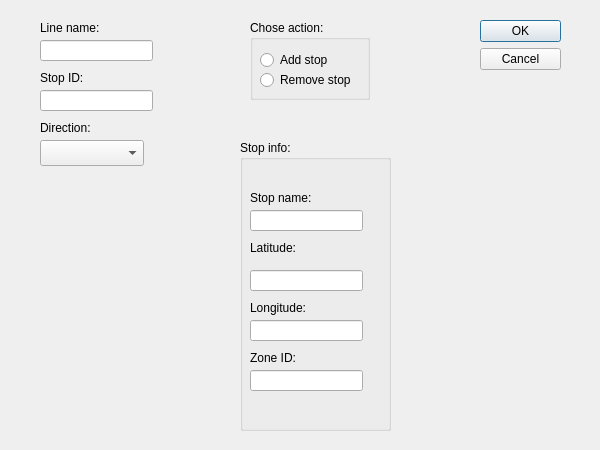
<?xml version="1.0" encoding="UTF-8"?>
<ui version="4.0">
 <class>LineChangeStop</class>
 <widget class="QDialog" name="LineChangeStop">
  <property name="geometry">
   <rect>
    <x>0</x>
    <y>0</y>
    <width>600</width>
    <height>450</height>
   </rect>
  </property>
  <property name="windowTitle">
   <string>Change line</string>
  </property>
  <widget class="QDialogButtonBox" name="buttonBox">
   <property name="geometry">
    <rect>
     <x>480</x>
     <y>20</y>
     <width>81</width>
     <height>241</height>
    </rect>
   </property>
   <property name="orientation">
    <enum>Qt::Vertical</enum>
   </property>
   <property name="standardButtons">
    <set>QDialogButtonBox::Cancel|QDialogButtonBox::Ok</set>
   </property>
  </widget>
  <widget class="QLineEdit" name="line">
   <property name="geometry">
    <rect>
     <x>40</x>
     <y>40</y>
     <width>113</width>
     <height>21</height>
    </rect>
   </property>
  </widget>
  <widget class="QLabel" name="label">
   <property name="geometry">
    <rect>
     <x>40</x>
     <y>20</y>
     <width>91</width>
     <height>16</height>
    </rect>
   </property>
   <property name="text">
    <string>Line name:</string>
   </property>
  </widget>
  <widget class="QLabel" name="label_2">
   <property name="geometry">
    <rect>
     <x>40</x>
     <y>70</y>
     <width>60</width>
     <height>16</height>
    </rect>
   </property>
   <property name="text">
    <string>Stop ID:</string>
   </property>
  </widget>
  <widget class="QLabel" name="label_3">
   <property name="geometry">
    <rect>
     <x>40</x>
     <y>120</y>
     <width>60</width>
     <height>16</height>
    </rect>
   </property>
   <property name="text">
    <string>Direction:</string>
   </property>
  </widget>
  <widget class="QLineEdit" name="stop">
   <property name="geometry">
    <rect>
     <x>40</x>
     <y>90</y>
     <width>113</width>
     <height>21</height>
    </rect>
   </property>
  </widget>
  <widget class="QComboBox" name="direction">
   <property name="geometry">
    <rect>
     <x>40</x>
     <y>140</y>
     <width>104</width>
     <height>26</height>
    </rect>
   </property>
  </widget>
  <widget class="QGroupBox" name="groupBox">
   <property name="geometry">
    <rect>
     <x>250</x>
     <y>20</y>
     <width>120</width>
     <height>80</height>
    </rect>
   </property>
   <property name="title">
    <string>Chose action:</string>
   </property>
   <widget class="QRadioButton" name="removeButton">
    <property name="geometry">
     <rect>
      <x>10</x>
      <y>50</y>
      <width>100</width>
      <height>20</height>
     </rect>
    </property>
    <property name="text">
     <string>Remove stop</string>
    </property>
   </widget>
   <widget class="QRadioButton" name="addButton">
    <property name="geometry">
     <rect>
      <x>10</x>
      <y>30</y>
      <width>100</width>
      <height>20</height>
     </rect>
    </property>
    <property name="text">
     <string>Add stop</string>
    </property>
   </widget>
  </widget>
  <widget class="QGroupBox" name="stopInfoBox">
   <property name="geometry">
    <rect>
     <x>240</x>
     <y>140</y>
     <width>151</width>
     <height>291</height>
    </rect>
   </property>
   <property name="title">
    <string>Stop info:</string>
   </property>
   <widget class="QLabel" name="label_7">
    <property name="geometry">
     <rect>
      <x>10</x>
      <y>210</y>
      <width>60</width>
      <height>16</height>
     </rect>
    </property>
    <property name="text">
     <string>Zone ID:</string>
    </property>
   </widget>
   <widget class="QLineEdit" name="latitude">
    <property name="geometry">
     <rect>
      <x>10</x>
      <y>130</y>
      <width>113</width>
      <height>21</height>
     </rect>
    </property>
   </widget>
   <widget class="QLineEdit" name="longitude">
    <property name="geometry">
     <rect>
      <x>10</x>
      <y>180</y>
      <width>113</width>
      <height>21</height>
     </rect>
    </property>
   </widget>
   <widget class="QLabel" name="label_5">
    <property name="geometry">
     <rect>
      <x>10</x>
      <y>100</y>
      <width>60</width>
      <height>16</height>
     </rect>
    </property>
    <property name="text">
     <string>Latitude:</string>
    </property>
   </widget>
   <widget class="QLineEdit" name="stopName">
    <property name="geometry">
     <rect>
      <x>10</x>
      <y>70</y>
      <width>113</width>
      <height>21</height>
     </rect>
    </property>
   </widget>
   <widget class="QLabel" name="label_6">
    <property name="geometry">
     <rect>
      <x>10</x>
      <y>160</y>
      <width>91</width>
      <height>16</height>
     </rect>
    </property>
    <property name="text">
     <string>Longitude:</string>
    </property>
   </widget>
   <widget class="QLabel" name="label_4">
    <property name="geometry">
     <rect>
      <x>10</x>
      <y>50</y>
      <width>91</width>
      <height>16</height>
     </rect>
    </property>
    <property name="text">
     <string>Stop name:</string>
    </property>
   </widget>
   <widget class="QLineEdit" name="zone">
    <property name="geometry">
     <rect>
      <x>10</x>
      <y>230</y>
      <width>113</width>
      <height>21</height>
     </rect>
    </property>
   </widget>
  </widget>
 </widget>
 <resources/>
 <connections>
  <connection>
   <sender>buttonBox</sender>
   <signal>accepted()</signal>
   <receiver>LineChangeStop</receiver>
   <slot>accept()</slot>
   <hints>
    <hint type="sourcelabel">
     <x>248</x>
     <y>254</y>
    </hint>
    <hint type="destinationlabel">
     <x>157</x>
     <y>274</y>
    </hint>
   </hints>
  </connection>
  <connection>
   <sender>buttonBox</sender>
   <signal>rejected()</signal>
   <receiver>LineChangeStop</receiver>
   <slot>reject()</slot>
   <hints>
    <hint type="sourcelabel">
     <x>316</x>
     <y>260</y>
    </hint>
    <hint type="destinationlabel">
     <x>286</x>
     <y>274</y>
    </hint>
   </hints>
  </connection>
 </connections>
</ui>
